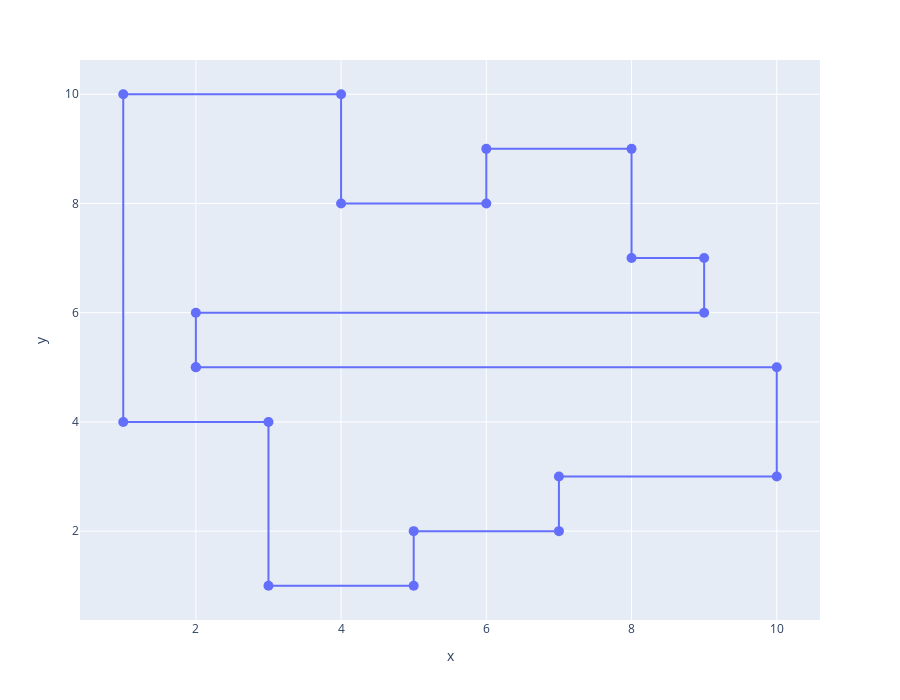

Notebook cell for this chart:
### Markdown cell above
**Segue uma amostra de como é o formato do polígono carregado que representa a planta da galeria de arte:**

### Code cell
v = list(map(lambda P: (P.x,P.y),G.vertices))
v.append(v[0]) # Repete primeiro vértice ao final para fechar o polígono

fig = px.line(x=np.array(v)[:,0],y=np.array(v)[:,1],markers=True, width=900, height=700)
fig.update_traces(marker_size=10)
fig.show()

### Figure 1 — Plotly figure (JSON) as saved in the notebook; plotly's stock layout.template omitted (floating-point values rounded to 4 significant figures)
{"data": [{"hovertemplate": "x=%{x}<br>y=%{y}<extra></extra>", "legendgroup": "", "line": {"color": "#636efa", "dash": "solid"}, "marker": {"size": 10, "symbol": "circle"}, "mode": "lines+markers", "name": "", "orientation": "v", "showlegend": false, "type": "scatter", "x": [2, 2, 9, 9, 8, 8, 6, 6, 4, 4, 1, 1, 3, 3, 5, 5, 7, 7, 10, 10, 2], "xaxis": "x", "y": [5, 6, 6, 7, 7, 9, 9, 8, 8, 10, 10, 4, 4, 1, 1, 2, 2, 3, 3, 5, 5], "yaxis": "y"}], "layout": {"height": 700, "legend": {"tracegroupgap": 0}, "margin": {"t": 60}, "width": 900, "xaxis": {"anchor": "y", "domain": [0, 1], "title": {"text": "x"}}, "yaxis": {"anchor": "x", "domain": [0, 1], "title": {"text": "y"}}}}
